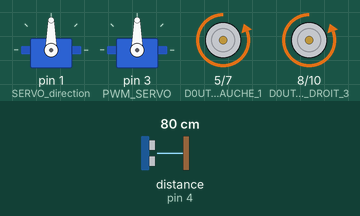
Simulated run of this sketch. Board: Arduino Uno, built with avr-gcc and run on an emulated ATmega328P. Parts: 2 × servo, motor-driver pin pairs drawn as motors (green arrow = first pin HIGH = forward, orange = second pin HIGH = backward, longer = more drive). Wiring (inferred from the names in the program): ultrasonic range finder: trigger pin 2; echo pin 4. The inputs (shaded band) are chosen by the test bench; at power-on: distance to the obstacle (sensor on pin 4) 80 cm. The echo pulse lasts 58.3 µs per cm.

Above: at 0.94 s.
1.3 s: distance to the obstacle (sensor on pin 4) set to 2 cm
At 3.6 s:
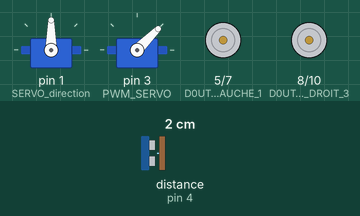
3.9 s: distance to the obstacle (sensor on pin 4) set to 28 cm
5.4 s: distance to the obstacle (sensor on pin 4) set to 35 cm
At 5.5 s:
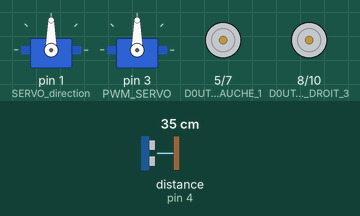
8.4 s: distance to the obstacle (sensor on pin 4) set to 4 cm
At 9.3 s:
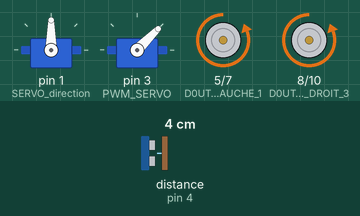
10.9 s: distance to the obstacle (sensor on pin 4) set to 60 cm
At 11.21 s:
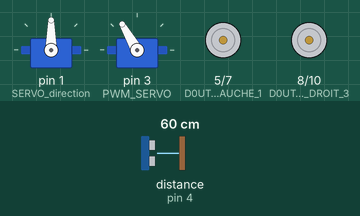
Timing chart, 0 to 14.9 s (numbered marks = the images above; inputs shaded):
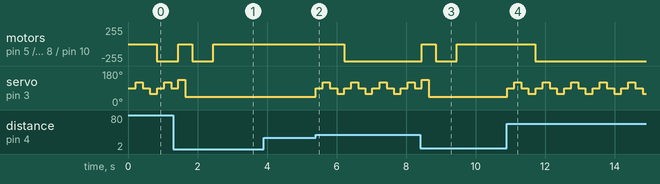

The sketch:

Voiture_Autonome.ino
```cpp
#include <Servo.h>
#include "Arduino.h"
#include "ParametrageVariablesEntreesSorties.h"
#include "GestionServoMotorCapteur.h"
#include "FonctionAlgoNavigationAutonome.h"

/************************* Fonction Principale*************************/
void setup() {

    pinMode(D0UT_MOTEUR_GAUCHE_1, OUTPUT);
    digitalWrite(D0UT_MOTEUR_GAUCHE_1,OUTPUT);
    pinMode(D0UT_MOTEUR_GAUCHE_2, OUTPUT);
    digitalWrite(D0UT_MOTEUR_GAUCHE_2,OUTPUT);

    pinMode(D0UT_MOTEUR_DROIT_3 , OUTPUT);
    digitalWrite(D0UT_MOTEUR_DROIT_3,OUTPUT);
    pinMode(D0UT_MOTEUR_DROIT_4 , OUTPUT);
    digitalWrite(D0UT_MOTEUR_DROIT_4,OUTPUT);

    pinMode(DOUT_ULTRASONIC_TRIG, OUTPUT);
    digitalWrite(DOUT_ULTRASONIC_TRIG,OUTPUT);
    pinMode(DIN_ULTRASONIC_ECHO, INPUT);

    digitalWrite(DOUT_MOTEUR_GAUCHE_EN,OUTPUT);
    digitalWrite(DOUT_MOTEUR_DROIT_EN,OUTPUT);

    SERVO1.attach(SERVO_direction);

    SERVO.attach(PWM_SERVO);
     VoieLibre();

     /* VoieLibre();
      *  RegarderToutDroit();
*/


  }

/************************Execution de l'algo de navigation en boucle infenie *****************************************/

void loop() {
   if(VoieLibre()){RegardertoutDroit();

            if(VoieLibre()){RegarderAGauche();

                   if(VoieLibre()){RegardertoutDroit();

                            if(VoieLibre()){RegarderADroite();
                                     if(VoieLibre()){
                                          if(VoitureArretee) {AvanceEnLigneDroite();} }
    else{ChercheUneDeviation();}
    }
            else{ChercheUneDeviation();}
            }
                   else{ChercheUneDeviation();}
                   }
                                   else{ChercheUneDeviation();}
                                   delay(1);
                                   } }
```

FonctionAlgoNavigationAutonome.h
```cpp
#ifndef ALGORITHMEQUICHERCHEUNEISSUE_H_INCLUDED
#define ALGORITHMEQUICHERCHEUNEISSUE_H_INCLUDED

boolean VoieLibre()
{
  digitalWrite(DOUT_ULTRASONIC_TRIG, LOW);
  delayMicroseconds(2);
  digitalWrite(DOUT_ULTRASONIC_TRIG, HIGH);
  delayMicroseconds(4);
  digitalWrite(DOUT_ULTRASONIC_TRIG, LOW);

  distanceMes = pulseIn(DIN_ULTRASONIC_ECHO, HIGH) / 58;

  if(Distance < distanceMes)
  {return true;}
  else
  {return false;}
}


void ChercheUneDeviation()
{
  Arret();

  ChercheUneDeviationAGauche();
 if(VoieLibre())
 {
   tournerAGauche();

 }
 else
 {
   ChercheUneDeviationADroite();
   if(VoieLibre())
   {
      tournerADroite();

   }
   else
   {
      DemiTour();

   }
 }
}

#endif
```

GestionServoMotorCapteur.h
```cpp
#ifndef DRIVERSERVO_H_INCLUDED
#define DRIVERSERVO_H_INCLUDED


#define ANGLE_RIGHT_HALF 60
#define ANGLE_LEFT_HALF  50
#define ANGLE_SERVO1_MIDDLE 85

Servo SERVO;
Servo SERVO1;


/***************Servo regarde en face **********************/


void RegardertoutDroit()
{
  SERVO.write(PositiontoutDroit);

  delay(DureeRotationPostionnementServo);
}

/****************Servo regarde à gauche**********************/

void RegarderAGauche()
{
 SERVO.write(PositionaGauche);

  delay(DureeRotationPostionnementServo);
}

/***********Servo regarde à droite******************/

void RegarderADroite()
{
  SERVO.write(PositionaDroite);

  delay(DureeRotationPostionnementServo);
}

/*******************chercher issue à gauche**********************/

void ChercheUneDeviationAGauche()
{
  SERVO.write(PositioncompletementAGauche);

  delay(DureeRotationPostionnementServo);
}

/****************chercher issue à droite********************/

void ChercheUneDeviationADroite()
{
  SERVO.write(PositioncompletementADroite);

  delay(DureeRotationPostionnementServo);
}

/******************Avancer en ligne droite************************/


void AvanceEnLigneDroite()
{

  digitalWrite(D0UT_MOTEUR_GAUCHE_1,LOW);
  digitalWrite(D0UT_MOTEUR_GAUCHE_2,HIGH);
  digitalWrite(D0UT_MOTEUR_DROIT_3,LOW);
  digitalWrite(D0UT_MOTEUR_DROIT_4,HIGH);

  digitalWrite(DOUT_MOTEUR_GAUCHE_EN,HIGH);
  digitalWrite(DOUT_MOTEUR_DROIT_EN,HIGH);
   SERVO1.attach(SERVO_direction);
  VoitureArretee = false;

}

/***************l'arret de la voiture *********************/

void Arret()
{
  digitalWrite(D0UT_MOTEUR_GAUCHE_1,LOW);
  digitalWrite(D0UT_MOTEUR_GAUCHE_2,LOW);
  digitalWrite(D0UT_MOTEUR_DROIT_3,LOW);
  digitalWrite(D0UT_MOTEUR_DROIT_4,LOW);

  digitalWrite(DOUT_MOTEUR_GAUCHE_EN,LOW);
  digitalWrite(DOUT_MOTEUR_DROIT_EN,LOW);

  VoitureArretee = true;

}

/*****************braquer la voiture à gauche *******************/

void tournerAGauche()
{
  digitalWrite(D0UT_MOTEUR_GAUCHE_1,HIGH);
  digitalWrite(D0UT_MOTEUR_GAUCHE_2,LOW);
  digitalWrite(D0UT_MOTEUR_DROIT_3,LOW);
  digitalWrite(D0UT_MOTEUR_DROIT_4,HIGH);

  digitalWrite(DOUT_MOTEUR_GAUCHE_EN,HIGH);
  digitalWrite(DOUT_MOTEUR_DROIT_EN,HIGH);
  SERVO1.attach(SERVO_direction);

  delay(dureePivoter);

 digitalWrite(DOUT_MOTEUR_GAUCHE_EN,LOW);
 digitalWrite(DOUT_MOTEUR_DROIT_EN,LOW);

  digitalWrite(D0UT_MOTEUR_GAUCHE_1,LOW);
  digitalWrite(D0UT_MOTEUR_GAUCHE_2,LOW);
  digitalWrite(D0UT_MOTEUR_DROIT_3,LOW);
  digitalWrite(D0UT_MOTEUR_DROIT_4,LOW);

  VoitureArretee = true;

}

/**************braquer à droite ****************************/

void tournerADroite()
{
  digitalWrite(D0UT_MOTEUR_GAUCHE_1,LOW);
  digitalWrite(D0UT_MOTEUR_GAUCHE_2,HIGH);
  digitalWrite(D0UT_MOTEUR_DROIT_3,HIGH);
  digitalWrite(D0UT_MOTEUR_DROIT_4,LOW);

  digitalWrite(DOUT_MOTEUR_GAUCHE_EN,HIGH);
  digitalWrite(DOUT_MOTEUR_DROIT_EN,HIGH);
  SERVO1.attach(SERVO_direction);
  delay(dureePivoter);


  digitalWrite(DOUT_MOTEUR_GAUCHE_EN,LOW);
  digitalWrite(DOUT_MOTEUR_DROIT_EN,LOW);


  digitalWrite(D0UT_MOTEUR_GAUCHE_1,LOW);
  digitalWrite(D0UT_MOTEUR_GAUCHE_2,LOW);
  digitalWrite(D0UT_MOTEUR_DROIT_3,LOW);
  digitalWrite(D0UT_MOTEUR_DROIT_4,LOW);

  VoitureArretee = true;


}

/*********************retour en arriere*********************************/

void DemiTour()
{
  digitalWrite(D0UT_MOTEUR_GAUCHE_1,LOW);
  digitalWrite(D0UT_MOTEUR_GAUCHE_2,HIGH);
  digitalWrite(D0UT_MOTEUR_DROIT_3,LOW);
  digitalWrite(D0UT_MOTEUR_DROIT_4,HIGH);
  digitalWrite(DOUT_MOTEUR_GAUCHE_EN,HIGH);
  digitalWrite(DOUT_MOTEUR_DROIT_EN,HIGH);

  SERVO1.attach(SERVO_direction, 100,100);
  delay(dureeDemiTour);

  digitalWrite(DOUT_MOTEUR_GAUCHE_EN,LOW);
  digitalWrite(DOUT_MOTEUR_DROIT_EN,LOW);

  digitalWrite(D0UT_MOTEUR_GAUCHE_1,LOW);
  digitalWrite(D0UT_MOTEUR_GAUCHE_2,LOW);
  digitalWrite(D0UT_MOTEUR_DROIT_3,LOW);
  digitalWrite(D0UT_MOTEUR_DROIT_4,LOW);

  VoitureArretee = true;

}


#endif
```

ParametrageVariablesEntreesSorties.h
```cpp
const char DOUT_MOTEUR_GAUCHE_EN  =  6;
const char DOUT_MOTEUR_DROIT_EN   = 9;
const char D0UT_MOTEUR_GAUCHE_1   = 5;
const char D0UT_MOTEUR_GAUCHE_2   = 7;
const char D0UT_MOTEUR_DROIT_3    = 8;
const char D0UT_MOTEUR_DROIT_4    = 10;
const char DOUT_ULTRASONIC_TRIG   = 2;
const char DIN_ULTRASONIC_ECHO    = 4;
const char PWM_SERVO              = 3;
const char SERVO_direction        = 1;
boolean VoitureArretee     = true;


int PositiontoutDroit           = 90; //  position tout droit du servo
int PositionaDroite             = 60;  // position à droite du servo
int PositionaGauche             = 120; // position à droite du servo
int PositioncompletementADroite = 45;  //  chercher une issue completement à droite
int PositioncompletementAGauche = 135; // chercher une issue completement à gauche
int DureeRotationPostionnementServo = 200;// Durée attente pour la rotation du servo
int Distance       = 30;  // distance obstacle 30
int dureePivoter    = 200;
int dureeDemiTour    = 600;   // Durée  demi-tour en milliseconde  600
int     distanceMes         = 0;      // distance mesurée
```

Measured:
- the behaviour switches between 31 and 32 cm on distance to the obstacle (sensor on pin 4) (found by bisection; images 1 and 2)
- after the input at 1.3 s, motor on pin 5 (D0UT_MOTEUR_GAUCHE_1) / pin 7 (D0UT_MOTEUR_GAUCHE_2), motor on pin 8 (D0UT_MOTEUR_DROIT_3) / pin 10 (D0UT_MOTEUR_DROIT_4): backward 255/255 → stopped after 0.15 s, → backward 255/255 0.40 s later, → stopped 0.60 s later
- after the input at 3.9 s, every drawn part: stays the same
- after the input at 5.4 s, motor on pin 5 (D0UT_MOTEUR_GAUCHE_1) / pin 7 (D0UT_MOTEUR_GAUCHE_2), motor on pin 8 (D0UT_MOTEUR_DROIT_3) / pin 10 (D0UT_MOTEUR_DROIT_4): stopped → backward 255/255 after 0.81 s; servo on pin 3 (PWM_SERVO): 45° → 90° at once, then repeats every 0.81 s: 120° 0.20 s, 90° 0.20 s, 60° 0.21 s, 90° 0.20 s
- after the input at 8.4 s, motor on pin 5 (D0UT_MOTEUR_GAUCHE_1) / pin 7 (D0UT_MOTEUR_GAUCHE_2), motor on pin 8 (D0UT_MOTEUR_DROIT_3) / pin 10 (D0UT_MOTEUR_DROIT_4): backward 255/255 → stopped after 0.05 s, → backward 255/255 0.40 s later, → stopped 0.60 s later
- after the input at 10.9 s, motor on pin 5 (D0UT_MOTEUR_GAUCHE_1) / pin 7 (D0UT_MOTEUR_GAUCHE_2), motor on pin 8 (D0UT_MOTEUR_DROIT_3) / pin 10 (D0UT_MOTEUR_DROIT_4): stopped → backward 255/255 after 0.82 s; servo on pin 3 (PWM_SERVO): 45° → 90° at once, then repeats every 0.82 s: 120° 0.20 s, 90° 0.20 s, 60° 0.21 s, 90° 0.20 s
